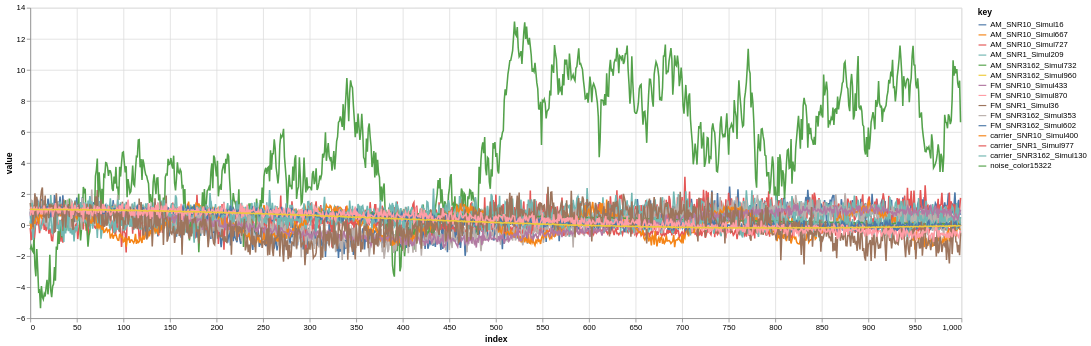

Notebook code cell kept with this figure:
### Code cell
trapallada.plot.signals_dataset(ds, n_samples=1_000)

### Figure 1 — Vega-Lite specification as saved in the notebook (floating-point values rounded to 4 significant figures; data arrays with more than 128 entries replaced by an {"elided": "..."} marker saying what was removed)
{"config": {"view": {"continuousWidth": 300, "continuousHeight": 300}}, "data": {"name": "data-d059e4889417b43a86aac8d07fc54ae5"}, "mark": {"type": "line"}, "encoding": {"color": {"field": "key", "type": "nominal"}, "x": {"field": "index", "type": "quantitative"}, "y": {"field": "value", "type": "quantitative"}}, "height": 400, "transform": [{"fold": ["FM_SNR3162_Simul602", "AM_SNR10_Simul667", "AM_SNR10_Simul727", "carrier_SNR1_Simul977", "noise_color15322", "carrier_SNR3162_Simul130", "FM_SNR3162_Simul353", "carrier_SNR10_Simul400", "AM_SNR3162_Simul732", "AM_SNR1_Simul209", "FM_SNR10_Simul433", "AM_SNR10_Simul16", "FM_SNR1_Simul36", "FM_SNR10_Simul870", "AM_SNR3162_Simul960"]}], "width": 1200, "$schema": "https://vega.github.io/schema/vega-lite/v5.8.0.json", "datasets": {"data-d059e4889417b43a86aac8d07fc54ae5": {"elided": "1000 records"}}}
